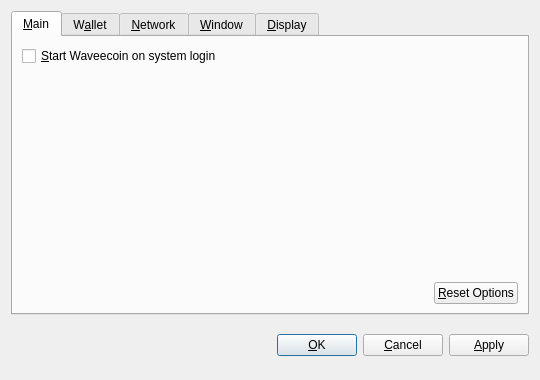
<?xml version="1.0" encoding="UTF-8"?>
<ui version="4.0">
 <class>OptionsDialog</class>
 <widget class="QDialog" name="OptionsDialog">
  <property name="geometry">
   <rect>
    <x>0</x>
    <y>0</y>
    <width>540</width>
    <height>380</height>
   </rect>
  </property>
  <property name="windowTitle">
   <string>Options</string>
  </property>
  <property name="modal">
   <bool>true</bool>
  </property>
  <layout class="QVBoxLayout" name="verticalLayout">
   <item>
    <widget class="QTabWidget" name="tabWidget">
     <property name="tabPosition">
      <enum>QTabWidget::North</enum>
     </property>
     <property name="currentIndex">
      <number>0</number>
     </property>
     <widget class="QWidget" name="tabMain">
      <attribute name="title">
       <string>&amp;Main</string>
      </attribute>
      <layout class="QVBoxLayout" name="verticalLayout_Main">
       <item>
        <widget class="QCheckBox" name="bitcoinAtStartup">
         <property name="toolTip">
          <string>Automatically start Waveecoin after logging in to the system.</string>
         </property>
         <property name="text">
          <string>&amp;Start Waveecoin on system login</string>
         </property>
        </widget>
       </item>
       <item>
        <spacer name="verticalSpacer_Main">
         <property name="orientation">
          <enum>Qt::Vertical</enum>
         </property>
         <property name="sizeHint" stdset="0">
          <size>
           <width>20</width>
           <height>40</height>
          </size>
         </property>
        </spacer>
       </item>
       <item>
        <layout class="QHBoxLayout" name="horizontalLayout_2_Main">
         <item>
          <spacer name="horizontalSpacer_2_Main">
           <property name="orientation">
            <enum>Qt::Horizontal</enum>
           </property>
           <property name="sizeHint" stdset="0">
            <size>
             <width>40</width>
             <height>20</height>
            </size>
           </property>
          </spacer>
         </item>
         <item>
          <widget class="QPushButton" name="resetButton">
           <property name="toolTip">
            <string>Reset all client options to default.</string>
           </property>
           <property name="text">
            <string>&amp;Reset Options</string>
           </property>
           <property name="autoDefault">
            <bool>false</bool>
           </property>
          </widget>
         </item>
        </layout>
       </item>
      </layout>
     </widget>
     <widget class="QWidget" name="tabWallet">
      <attribute name="title">
       <string>W&amp;allet</string>
      </attribute>
      <layout class="QVBoxLayout" name="verticalLayout_Network">
       <item>
        <widget class="QLabel" name="transactionFeeInfoLabel">
         <property name="text">
          <string>Optional transaction fee per kB that helps make sure your transactions are processed quickly. Most transactions are 1 kB.</string>
         </property>
         <property name="textFormat">
          <enum>Qt::PlainText</enum>
         </property>
         <property name="wordWrap">
          <bool>true</bool>
         </property>
        </widget>
       </item>
       <item>
        <layout class="QHBoxLayout" name="horizontalLayout_1_Main">
         <item>
          <widget class="QLabel" name="transactionFeeLabel">
           <property name="text">
            <string>Pay transaction &amp;fee</string>
           </property>
           <property name="textFormat">
            <enum>Qt::PlainText</enum>
           </property>
           <property name="buddy">
            <cstring>transactionFee</cstring>
           </property>
          </widget>
         </item>
         <item>
          <widget class="BitcoinAmountField" name="transactionFee"/>
         </item>
         <item>
          <spacer name="horizontalSpacer_1_Main">
           <property name="orientation">
            <enum>Qt::Horizontal</enum>
           </property>
           <property name="sizeHint" stdset="0">
            <size>
             <width>40</width>
             <height>20</height>
            </size>
           </property>
          </spacer>
         </item>
        </layout>
       </item>
       <item>
        <widget class="QLabel" name="label">
         <property name="text">
          <string>If you disable the spending of unconfirmed change, the change from a transaction cannot be used until that transaction has at least one confirmation. This also affects how your balance is computed.</string>
         </property>
         <property name="wordWrap">
          <bool>true</bool>
         </property>
        </widget>
       </item>
       <item>
        <widget class="QCheckBox" name="spendZeroConfChange">
         <property name="text">
          <string>Spend unconfirmed change  (experts only)</string>
         </property>
        </widget>
       </item>
       <item>
        <spacer name="verticalSpacer">
         <property name="orientation">
          <enum>Qt::Vertical</enum>
         </property>
         <property name="sizeHint" stdset="0">
          <size>
           <width>20</width>
           <height>40</height>
          </size>
         </property>
        </spacer>
       </item>
      </layout>
     </widget>
     <widget class="QWidget" name="tabNetwork">
      <attribute name="title">
       <string>&amp;Network</string>
      </attribute>
      <layout class="QVBoxLayout" name="verticalLayout_Network">
       <item>
        <widget class="QCheckBox" name="mapPortUpnp">
         <property name="toolTip">
          <string>Automatically open the Waveecoin client port on the router. This only works when your router supports UPnP and it is enabled.</string>
         </property>
         <property name="text">
          <string>Map port using &amp;UPnP</string>
         </property>
        </widget>
       </item>
       <item>
        <widget class="QCheckBox" name="connectSocks">
         <property name="toolTip">
          <string>Connect to the Waveecoin network through a SOCKS proxy (e.g. when connecting through Tor).</string>
         </property>
         <property name="text">
          <string>&amp;Connect through SOCKS proxy:</string>
         </property>
        </widget>
       </item>
       <item>
        <layout class="QHBoxLayout" name="horizontalLayout_Network">
         <item>
          <widget class="QLabel" name="proxyIpLabel">
           <property name="text">
            <string>Proxy &amp;IP:</string>
           </property>
           <property name="textFormat">
            <enum>Qt::PlainText</enum>
           </property>
           <property name="buddy">
            <cstring>proxyIp</cstring>
           </property>
          </widget>
         </item>
         <item>
          <widget class="QValidatedLineEdit" name="proxyIp">
           <property name="maximumSize">
            <size>
             <width>140</width>
             <height>16777215</height>
            </size>
           </property>
           <property name="toolTip">
            <string>IP address of the proxy (e.g. 127.0.0.1)</string>
           </property>
          </widget>
         </item>
         <item>
          <widget class="QLabel" name="proxyPortLabel">
           <property name="text">
            <string>&amp;Port:</string>
           </property>
           <property name="textFormat">
            <enum>Qt::PlainText</enum>
           </property>
           <property name="buddy">
            <cstring>proxyPort</cstring>
           </property>
          </widget>
         </item>
         <item>
          <widget class="QLineEdit" name="proxyPort">
           <property name="maximumSize">
            <size>
             <width>55</width>
             <height>16777215</height>
            </size>
           </property>
           <property name="toolTip">
            <string>Port of the proxy (e.g. 9050)</string>
           </property>
          </widget>
         </item>
         <item>
          <widget class="QLabel" name="socksVersionLabel">
           <property name="text">
            <string>SOCKS &amp;Version:</string>
           </property>
           <property name="textFormat">
            <enum>Qt::PlainText</enum>
           </property>
           <property name="buddy">
            <cstring>socksVersion</cstring>
           </property>
          </widget>
         </item>
         <item>
          <widget class="QValueComboBox" name="socksVersion">
           <property name="toolTip">
            <string>SOCKS version of the proxy (e.g. 5)</string>
           </property>
          </widget>
         </item>
         <item>
          <spacer name="horizontalSpacer_Network">
           <property name="orientation">
            <enum>Qt::Horizontal</enum>
           </property>
           <property name="sizeHint" stdset="0">
            <size>
             <width>40</width>
             <height>20</height>
            </size>
           </property>
          </spacer>
         </item>
        </layout>
       </item>
       <item>
        <spacer name="verticalSpacer_Network">
         <property name="orientation">
          <enum>Qt::Vertical</enum>
         </property>
         <property name="sizeHint" stdset="0">
          <size>
           <width>20</width>
           <height>40</height>
          </size>
         </property>
        </spacer>
       </item>
      </layout>
     </widget>
     <widget class="QWidget" name="tabWindow">
      <attribute name="title">
       <string>&amp;Window</string>
      </attribute>
      <layout class="QVBoxLayout" name="verticalLayout_Window">
       <item>
        <widget class="QCheckBox" name="minimizeToTray">
         <property name="toolTip">
          <string>Show only a tray icon after minimizing the window.</string>
         </property>
         <property name="text">
          <string>&amp;Minimize to the tray instead of the taskbar</string>
         </property>
        </widget>
       </item>
       <item>
        <widget class="QCheckBox" name="minimizeOnClose">
         <property name="toolTip">
          <string>Minimize instead of exit the application when the window is closed. When this option is enabled, the application will be closed only after selecting Quit in the menu.</string>
         </property>
         <property name="text">
          <string>M&amp;inimize on close</string>
         </property>
        </widget>
       </item>
       <item>
        <spacer name="verticalSpacer_Window">
         <property name="orientation">
          <enum>Qt::Vertical</enum>
         </property>
         <property name="sizeHint" stdset="0">
          <size>
           <width>20</width>
           <height>40</height>
          </size>
         </property>
        </spacer>
       </item>
      </layout>
     </widget>
     <widget class="QWidget" name="tabDisplay">
      <attribute name="title">
       <string>&amp;Display</string>
      </attribute>
      <layout class="QVBoxLayout" name="verticalLayout_Display">
       <item>
        <layout class="QHBoxLayout" name="horizontalLayout_1_Display">
         <item>
          <widget class="QLabel" name="langLabel">
           <property name="text">
            <string>User Interface &amp;language:</string>
           </property>
           <property name="textFormat">
            <enum>Qt::PlainText</enum>
           </property>
           <property name="buddy">
            <cstring>lang</cstring>
           </property>
          </widget>
         </item>
         <item>
          <widget class="QValueComboBox" name="lang">
           <property name="toolTip">
            <string>The user interface language can be set here. This setting will take effect after restarting Waveecoin.</string>
           </property>
          </widget>
         </item>
        </layout>
       </item>
       <item>
        <layout class="QHBoxLayout" name="horizontalLayout_2_Display">
         <item>
          <widget class="QLabel" name="unitLabel">
           <property name="text">
            <string>&amp;Unit to show amounts in:</string>
           </property>
           <property name="textFormat">
            <enum>Qt::PlainText</enum>
           </property>
           <property name="buddy">
            <cstring>unit</cstring>
           </property>
          </widget>
         </item>
         <item>
          <widget class="QValueComboBox" name="unit">
           <property name="toolTip">
            <string>Choose the default subdivision unit to show in the interface and when sending coins.</string>
           </property>
          </widget>
         </item>
        </layout>
       </item>
       <item>
        <widget class="QCheckBox" name="displayAddresses">
         <property name="toolTip">
          <string>Whether to show Waveecoin addresses in the transaction list or not.</string>
         </property>
         <property name="text">
          <string>&amp;Display addresses in transaction list</string>
         </property>
        </widget>
       </item>
       <item>
        <widget class="QCheckBox" name="coinControlFeatures">
         <property name="toolTip">
          <string>Whether to show coin control features or not.</string>
         </property>
         <property name="text">
          <string>Display coin &amp;control features (experts only!)</string>
         </property>
        </widget>
       </item>
       <item>
        <spacer name="verticalSpacer_Display">
         <property name="orientation">
          <enum>Qt::Vertical</enum>
         </property>
         <property name="sizeHint" stdset="0">
          <size>
           <width>20</width>
           <height>40</height>
          </size>
         </property>
        </spacer>
       </item>
      </layout>
     </widget>
    </widget>
   </item>
   <item>
    <layout class="QHBoxLayout" name="horizontalLayout_Buttons">
     <item>
      <spacer name="horizontalSpacer_1">
       <property name="orientation">
        <enum>Qt::Horizontal</enum>
       </property>
       <property name="sizeHint" stdset="0">
        <size>
         <width>40</width>
         <height>48</height>
        </size>
       </property>
      </spacer>
     </item>
     <item>
      <widget class="QLabel" name="statusLabel">
       <property name="font">
        <font>
         <weight>75</weight>
         <bold>true</bold>
        </font>
       </property>
       <property name="text">
        <string/>
       </property>
       <property name="textFormat">
        <enum>Qt::PlainText</enum>
       </property>
       <property name="wordWrap">
        <bool>true</bool>
       </property>
      </widget>
     </item>
     <item>
      <spacer name="horizontalSpacer_2">
       <property name="orientation">
        <enum>Qt::Horizontal</enum>
       </property>
       <property name="sizeHint" stdset="0">
        <size>
         <width>40</width>
         <height>48</height>
        </size>
       </property>
      </spacer>
     </item>
     <item>
      <widget class="QPushButton" name="okButton">
       <property name="text">
        <string>&amp;OK</string>
       </property>
      </widget>
     </item>
     <item>
      <widget class="QPushButton" name="cancelButton">
       <property name="text">
        <string>&amp;Cancel</string>
       </property>
       <property name="autoDefault">
        <bool>false</bool>
       </property>
      </widget>
     </item>
     <item>
      <widget class="QPushButton" name="applyButton">
       <property name="text">
        <string>&amp;Apply</string>
       </property>
       <property name="autoDefault">
        <bool>false</bool>
       </property>
      </widget>
     </item>
    </layout>
   </item>
  </layout>
 </widget>
 <customwidgets>
  <customwidget>
   <class>BitcoinAmountField</class>
   <extends>QSpinBox</extends>
   <header>bitcoinamountfield.h</header>
  </customwidget>
  <customwidget>
   <class>QValueComboBox</class>
   <extends>QComboBox</extends>
   <header>qvaluecombobox.h</header>
  </customwidget>
  <customwidget>
   <class>QValidatedLineEdit</class>
   <extends>QLineEdit</extends>
   <header>qvalidatedlineedit.h</header>
  </customwidget>
 </customwidgets>
 <resources/>
 <connections/>
</ui>
